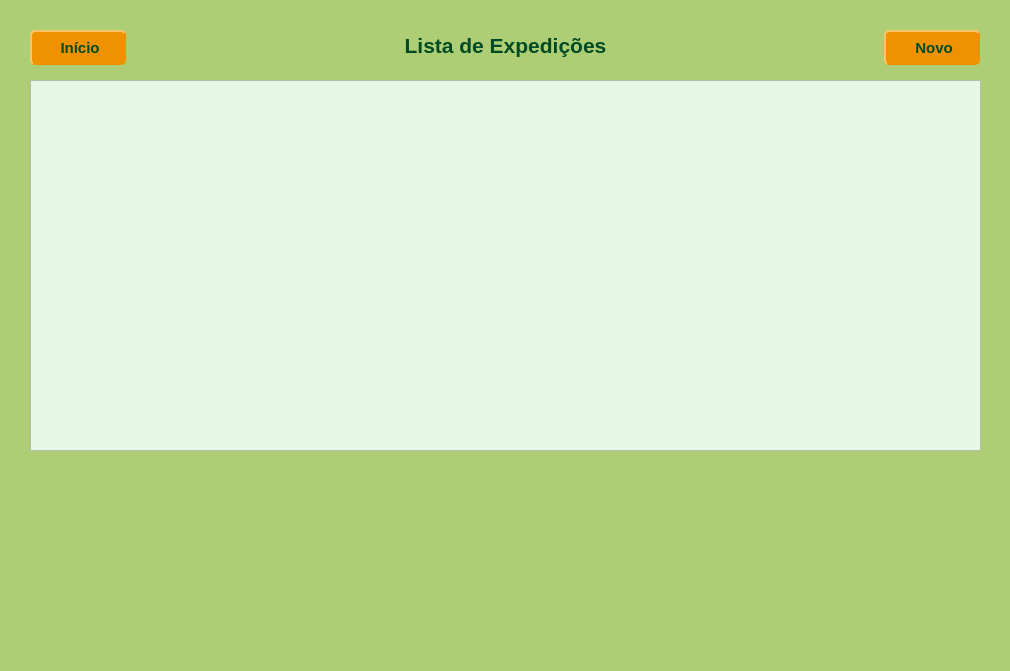
<?xml version="1.0" encoding="UTF-8"?>
<ui version="4.0">
 <class>Expedicao</class>
 <widget class="QWidget" name="Expedicao">
  <property name="geometry">
   <rect>
    <x>0</x>
    <y>0</y>
    <width>1010</width>
    <height>671</height>
   </rect>
  </property>
  <property name="minimumSize">
   <size>
    <width>1010</width>
    <height>671</height>
   </size>
  </property>
  <property name="maximumSize">
   <size>
    <width>1010</width>
    <height>671</height>
   </size>
  </property>
  <property name="windowTitle">
   <string>Form</string>
  </property>
  <widget class="QStackedWidget" name="stackedWidget">
   <property name="geometry">
    <rect>
     <x>0</x>
     <y>0</y>
     <width>1010</width>
     <height>671</height>
    </rect>
   </property>
   <property name="minimumSize">
    <size>
     <width>1010</width>
     <height>671</height>
    </size>
   </property>
   <property name="maximumSize">
    <size>
     <width>1010</width>
     <height>671</height>
    </size>
   </property>
   <property name="styleSheet">
    <string notr="true">background-color: #ADCE74;</string>
   </property>
   <property name="currentIndex">
    <number>0</number>
   </property>
   <widget class="QWidget" name="page1_ListarExpedicoes">
    <widget class="QLabel" name="label">
     <property name="geometry">
      <rect>
       <x>150</x>
       <y>30</y>
       <width>711</width>
       <height>31</height>
      </rect>
     </property>
     <property name="font">
      <font>
       <pointsize>16</pointsize>
       <bold>true</bold>
      </font>
     </property>
     <property name="styleSheet">
      <string notr="true">color: #004b23;</string>
     </property>
     <property name="text">
      <string>Lista de Expedições</string>
     </property>
     <property name="alignment">
      <set>Qt::AlignCenter</set>
     </property>
    </widget>
    <widget class="QPushButton" name="btnInicio_expedicao">
     <property name="geometry">
      <rect>
       <x>30</x>
       <y>30</y>
       <width>96</width>
       <height>35</height>
      </rect>
     </property>
     <property name="font">
      <font>
       <pointsize>11</pointsize>
       <bold>true</bold>
      </font>
     </property>
     <property name="cursor">
      <cursorShape>PointingHandCursor</cursorShape>
     </property>
     <property name="styleSheet">
      <string notr="true">	background-color: #F09200;
	color: #004b23;
	border: 1.5px solid #F09200;
	border-style: outset;
	border-radius: 5px;</string>
     </property>
     <property name="text">
      <string> Início</string>
     </property>
     <property name="icon">
      <iconset resource="imagens.qrc">
       <normaloff>:/img/img/Home.png</normaloff>:/img/img/Home.png</iconset>
     </property>
    </widget>
    <widget class="QPushButton" name="btnNovo_expedicao">
     <property name="geometry">
      <rect>
       <x>884</x>
       <y>30</y>
       <width>96</width>
       <height>35</height>
      </rect>
     </property>
     <property name="font">
      <font>
       <pointsize>11</pointsize>
       <bold>true</bold>
      </font>
     </property>
     <property name="cursor">
      <cursorShape>PointingHandCursor</cursorShape>
     </property>
     <property name="styleSheet">
      <string notr="true">	background-color: #F09200;
	color: #004b23;
	border: 1.5px solid #F09200;
	border-style: outset;
	border-radius: 5px;</string>
     </property>
     <property name="text">
      <string> Novo</string>
     </property>
     <property name="icon">
      <iconset resource="imagens.qrc">
       <normaloff>:/img/img/Add.png</normaloff>:/img/img/Add.png</iconset>
     </property>
    </widget>
    <widget class="QTableWidget" name="tableWidget_expedicao">
     <property name="geometry">
      <rect>
       <x>30</x>
       <y>80</y>
       <width>951</width>
       <height>371</height>
      </rect>
     </property>
     <property name="styleSheet">
      <string notr="true">background-color: #E6F7E6;</string>
     </property>
    </widget>
   </widget>
   <widget class="QWidget" name="page2_RegistarExpedicoes">
    <widget class="QLabel" name="label_8">
     <property name="geometry">
      <rect>
       <x>150</x>
       <y>30</y>
       <width>711</width>
       <height>31</height>
      </rect>
     </property>
     <property name="font">
      <font>
       <pointsize>16</pointsize>
       <bold>true</bold>
      </font>
     </property>
     <property name="styleSheet">
      <string notr="true">color: #004b23;</string>
     </property>
     <property name="text">
      <string>Registo de Expedições</string>
     </property>
     <property name="alignment">
      <set>Qt::AlignCenter</set>
     </property>
    </widget>
    <widget class="QPushButton" name="btnVoltar_expedicoes">
     <property name="geometry">
      <rect>
       <x>30</x>
       <y>30</y>
       <width>96</width>
       <height>35</height>
      </rect>
     </property>
     <property name="font">
      <font>
       <pointsize>11</pointsize>
       <bold>true</bold>
      </font>
     </property>
     <property name="cursor">
      <cursorShape>PointingHandCursor</cursorShape>
     </property>
     <property name="styleSheet">
      <string notr="true">	background-color: #F09200;
	color: #004b23;
	border: 1.5px solid #F09200;
	border-style: outset;
	border-radius: 5px;</string>
     </property>
     <property name="text">
      <string> Voltar</string>
     </property>
     <property name="icon">
      <iconset resource="imagens.qrc">
       <normaloff>:/img/img/Previous.png</normaloff>:/img/img/Previous.png</iconset>
     </property>
    </widget>
   </widget>
  </widget>
 </widget>
 <resources>
  <include location="imagens.qrc"/>
 </resources>
 <connections/>
</ui>
